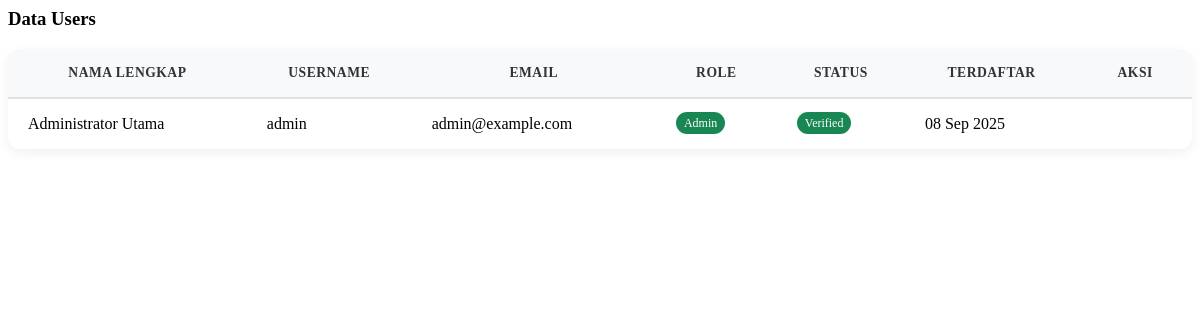
The page /admin/users.php (signed in) on the database its author committed.
### tables this page shows
CREATE TABLE users (
  id INT AUTO_INCREMENT PRIMARY KEY,
  username VARCHAR(50) NOT NULL UNIQUE,
  password VARCHAR(255) NOT NULL,
  role ENUM('admin', 'startup') NOT NULL DEFAULT 'startup',
  nama_lengkap VARCHAR(100) NOT NULL,
  email VARCHAR(100),
  status ENUM('pending', 'verified') DEFAULT 'pending',
  created_at TIMESTAMP DEFAULT CURRENT_TIMESTAMP
);

### admin/users.php (the view, shortened to what this page needs)
<?php
include '../config/database.php';
$users = $conn->query("SELECT * FROM users ORDER BY created_at DESC");
?>
<div class="fade-in">
  <h3 class="mb-4 fw-bold"><i class="bi bi-people me-2"></i>Data Users</h3>
  <div class="custom-table-container shadow-sm rounded-4 overflow-hidden">
    <table class="table table-borderless custom-table mb-0">
      <thead>
        <tr>
          <th>Nama Lengkap</th>
          <th>Username</th>
          <th>Email</th>
          <th>Role</th>
          <th>Status</th>
          <th>Terdaftar</th>
          <th>Aksi</th>
        </tr>
      </thead>
      <tbody>
        <?php while ($row = $users->fetch_assoc()) { ?>
          <tr>
            <td><?= htmlspecialchars($row['nama_lengkap']); ?></td>
            <td><?= htmlspecialchars($row['username']); ?></td>
            <td><?= htmlspecialchars($row['email'] ?? '-'); ?></td>
            <td>
              <span class="badge-role <?= $row['role'] === 'admin' ? 'badge-admin' : 'badge-startup'; ?>">
                <?= ucfirst($row['role']); ?>
              </span>
            </td>
            <td>
  <span class="badge-role badge-status-<?= $row['status'] ?> status-badge"
        data-user-id="<?= $row['id'] ?>"
        onclick="toggleStatus(<?= $row['id'] ?>, '<?= $row['status'] ?>')"
        style="cursor: pointer;">
    <?= ucfirst($row['status']) ?>
  </span>
</td>
            <td><?= date('d M Y', strtotime($row['created_at'])); ?></td>
            <td class="action-icons">
            </td>
          </tr>
        <?php } ?>
      </tbody>
    </table>
  </div>
</div>

### admin/users.php (style rules this page uses)
.custom-table-container { background-color: #fff; border-radius: 12px; overflow: hidden; box-shadow: 0 4px 12px rgba(0, 0, 0, 0.06); }
.custom-table { width: 100%; border-collapse: collapse; }
.custom-table thead { background-color: #f8f9fa; font-weight: 600; letter-spacing: 0.5px; }
.custom-table th, .custom-table td { padding: 16px 20px; vertical-align: middle; border-bottom: 1px solid #dee2e6; }
.custom-table thead th { border-bottom: 2px solid #dee2e6; font-size: 0.85rem; text-transform: uppercase; color: #333; }
.custom-table tbody tr:last-child td { border-bottom: none; }
.fade-in { animation: fadeInUp 0.8s ease forwards; opacity: 0; transform: translateY(20px); }
.badge-role { font-size: 0.75rem; padding: 4px 8px; border-radius: 12px; }
.badge-admin { background-color: #198754; color: #fff; }
.badge-status-verified { background-color: #198754; color: #fff; }

### rows shown on the page
users: nama_lengkap "Administrator Utama", username "admin", email "admin@example.com", role "Admin", status "Verified", created_at "08 Sep 2025"
